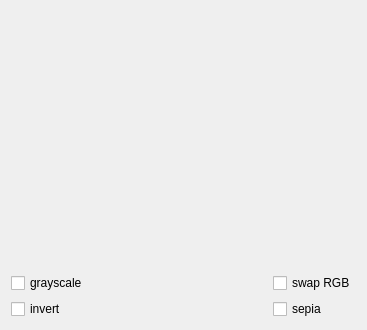
<?xml version="1.0" encoding="UTF-8"?>
<ui version="4.0">
 <class>Widget</class>
 <widget class="QWidget" name="Widget">
  <property name="geometry">
   <rect>
    <x>0</x>
    <y>0</y>
    <width>357</width>
    <height>320</height>
   </rect>
  </property>
  <property name="windowTitle">
   <string notr="true">Form</string>
  </property>
  <layout class="QGridLayout" name="gridLayout">
   <item row="1" column="1">
    <widget class="QCheckBox" name="grayscaleCheckBox">
     <property name="text">
      <string>grayscale</string>
     </property>
    </widget>
   </item>
   <item row="0" column="1">
    <widget class="QLabel" name="imageLabel">
     <property name="minimumSize">
      <size>
       <width>256</width>
       <height>256</height>
      </size>
     </property>
     <property name="maximumSize">
      <size>
       <width>256</width>
       <height>256</height>
      </size>
     </property>
     <property name="text">
      <string/>
     </property>
     <property name="scaledContents">
      <bool>true</bool>
     </property>
    </widget>
   </item>
   <item row="2" column="2">
    <widget class="QCheckBox" name="sepiaCheckBox">
     <property name="text">
      <string>sepia</string>
     </property>
    </widget>
   </item>
   <item row="2" column="1">
    <widget class="QCheckBox" name="invertCheckBox">
     <property name="text">
      <string>invert</string>
     </property>
    </widget>
   </item>
   <item row="0" column="0">
    <spacer name="horizontalSpacer">
     <property name="orientation">
      <enum>Qt::Horizontal</enum>
     </property>
     <property name="sizeHint" stdset="0">
      <size>
       <width>40</width>
       <height>20</height>
      </size>
     </property>
    </spacer>
   </item>
   <item row="1" column="2">
    <widget class="QCheckBox" name="swapCheckBox">
     <property name="text">
      <string>swap RGB</string>
     </property>
    </widget>
   </item>
  </layout>
 </widget>
 <resources/>
 <connections/>
</ui>
